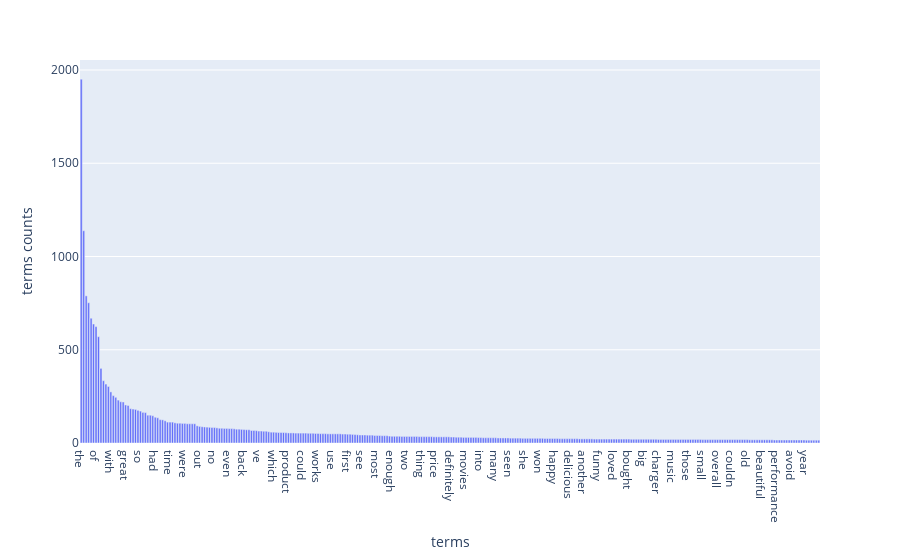

Source (notebook cell):
### Code cell
simplfy_fig = px.bar(descending_df['x'].to_numpy()[:300],
                     x=descending_df['x'].to_numpy()[:300],
                     y= descending_df['y'].to_numpy()[:300])

# 設定 X Y 軸的名稱
simplfy_fig.update_layout(
    xaxis_title="terms", yaxis_title="terms counts"
)
simplfy_fig.show()

### Figure 1 — Plotly figure (JSON) as saved in the notebook; plotly's stock layout.template omitted (floating-point values rounded to 4 significant figures; data arrays with more than 128 entries replaced by an {"elided": "..."} marker saying what was removed)
{"data": [{"alignmentgroup": "True", "hovertemplate": "x=%{x}<br>y=%{y}<extra></extra>", "legendgroup": "", "marker": {"color": "#636efa", "pattern": {"shape": ""}}, "name": "", "offsetgroup": "", "orientation": "v", "showlegend": false, "textposition": "auto", "type": "bar", "x": {"elided": "300 str values"}, "xaxis": "x", "y": {"elided": "300 int values"}, "yaxis": "y"}], "layout": {"barmode": "relative", "legend": {"tracegroupgap": 0}, "margin": {"t": 60}, "xaxis": {"anchor": "y", "domain": [0, 1], "title": {"text": "terms"}}, "yaxis": {"anchor": "x", "domain": [0, 1], "title": {"text": "terms counts"}}}}
